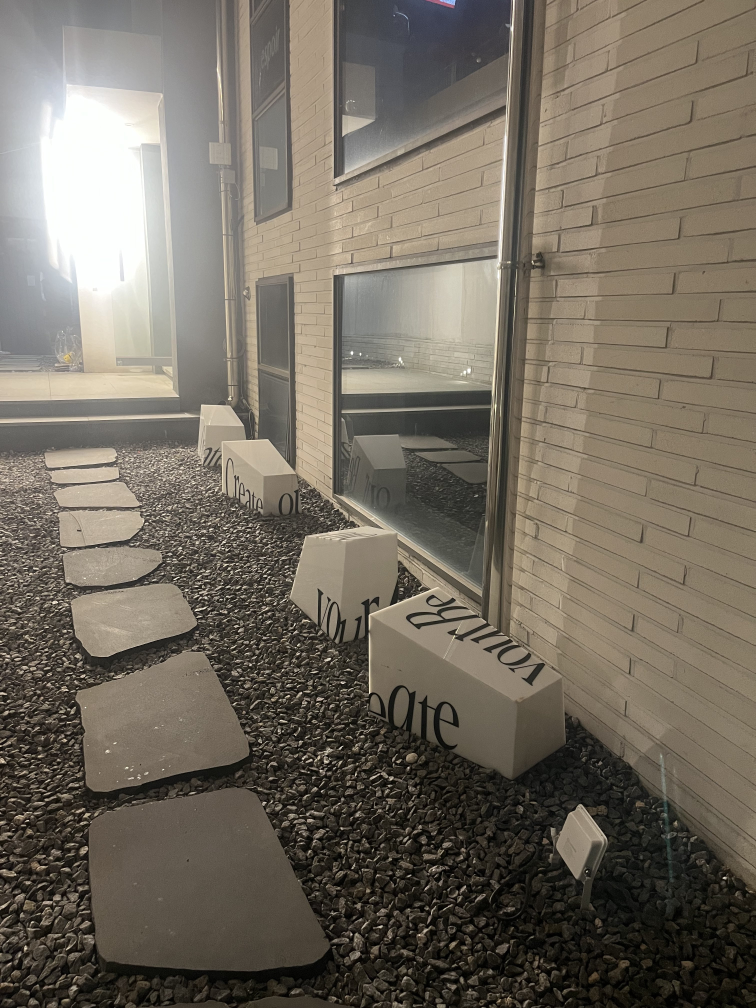
#> input picture moodboard_htmls/assets/IMG_0415.jpg, 3024 x 4032 px, found by its file name (shown at 1/4 size); its folder holds 4 pictures in this run
$ python mass_shader_gen.py
#> lines starting #> are read from the running program, lines starting #| are printed output that depends on the picture
import os
import random
from PIL import Image

ASSETS_DIR = r"d:\GLSL bds\moodboard_htmls\assets"
OUTPUT_DIR = r"d:\GLSL bds\moodboard_htmls"
GLSL_DIR = r"d:\GLSL bds"

def get_dominant_colors(image_path):
    try:
        img = Image.open(image_path)
#> img is the input picture: PIL image 3024x4032 RGB; mean R, G, B 116.3, 108.7, 96.8
        img = img.resize((50, 50))  # downsample
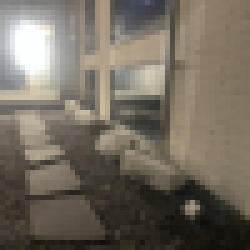
#> img: PIL image 50x50 RGB (shown 5 times larger); mean R, G, B 116.3, 108.7, 96.8
        colors = img.getcolors(2500)
#> colors = 1944 items
        colors.sort(key=lambda x: x[0], reverse=True)
        # get top 3 colors
        top_colors = [c[1] for c in colors[:3]]
#> top_colors = [(253, 255, 254), (134, 120, 99), (140, 125, 104)]
        # ensure we have 3, fallback if not
        while len(top_colors) < 3:
            top_colors.append((128, 128, 128))
#> this loop made 0 passes
        return [(c[0]/255.0, c[1]/255.0, c[2]/255.0) for c in top_colors]
    except Exception:
        return [(0.5, 0.5, 0.5), (0.2, 0.2, 0.2), (0.8, 0.8, 0.8)]

patterns = [
    # Pattern 0: Wavy bands
    """
    vec2 p = (gl_FragCoord.xy / iResolution.xy) * 2.0 - 1.0;
    p.x *= iResolution.x / iResolution.y;
    float n = sin(p.x * 10.0 + iTime) * 0.5 + sin(p.y * 15.0) * 0.5;
    vec3 c1 = vec3({c1_r}, {c1_g}, {c1_b});
    vec3 c2 = vec3({c2_r}, {c2_g}, {c2_b});
    vec3 c3 = vec3({c3_r}, {c3_g}, {c3_b});
    vec3 col = mix(c1, c2, smoothstep(-0.5, 0.5, n));
    col = mix(col, c3, smoothstep(0.0, 1.0, sin(p.x*20.0 + p.y*20.0)));
    gl_FragColor = vec4(col, 1.0);
    """,
    # Pattern 1: Circular ripples
    """
    vec2 p = (gl_FragCoord.xy / iResolution.xy) * 2.0 - 1.0;
    p.x *= iResolution.x / iResolution.y;
    float r = length(p);
    float n = sin(r * 20.0 - iTime * 2.0);
    vec3 c1 = vec3({c1_r}, {c1_g}, {c1_b});
    vec3 c2 = vec3({c2_r}, {c2_g}, {c2_b});
    vec3 col = mix(c1, c2, smoothstep(-0.2, 0.2, n));
    if(fract(p.x * 5.0) < 0.1 || fract(p.y * 5.0) < 0.1) col *= 0.8;
    gl_FragColor = vec4(col, 1.0);
    """,
    # Pattern 2: Grid/Blocks
    """
    vec2 p = (gl_FragCoord.xy / iResolution.xy);
    vec2 grid = fract(p * 10.0);
    vec2 id = floor(p * 10.0);
    float n = fract(sin(dot(id, vec2(12.9898, 78.233))) * 43758.5453);
    vec3 c1 = vec3({c1_r}, {c1_g}, {c1_b});
    vec3 c2 = vec3({c2_r}, {c2_g}, {c2_b});
    vec3 c3 = vec3({c3_r}, {c3_g}, {c3_b});
    vec3 col = c1;
    if(n > 0.3) col = c2;
    if(n > 0.6) col = c3;
    if(grid.x < 0.05 || grid.y < 0.05) col *= 0.5; // dark grid lines
    gl_FragColor = vec4(col, 1.0);
    """,
    # Pattern 3: Organic Blobs
    """
    vec2 p = (gl_FragCoord.xy / iResolution.xy) * 2.0 - 1.0;
    p.x *= iResolution.x / iResolution.y;
    float n = length(p - vec2(sin(iTime)*0.5, cos(iTime*0.8)*0.5)) - 0.4;
    float n2 = length(p - vec2(cos(iTime*1.2)*0.5, sin(iTime*0.9)*0.5)) - 0.3;
    vec3 c1 = vec3({c1_r}, {c1_g}, {c1_b});
    vec3 c2 = vec3({c2_r}, {c2_g}, {c2_b});
    vec3 c3 = vec3({c3_r}, {c3_g}, {c3_b});
    vec3 col = c1;
    if(n < 0.0) col = c2;
    if(n2 < 0.0) col = c3;
    gl_FragColor = vec4(col, 1.0);
    """
]

count = 0
for filename in os.listdir(ASSETS_DIR):
    if not filename.lower().endswith('.jpg'): continue
    base_name = os.path.splitext(filename)[0]
    html_path = os.path.join(OUTPUT_DIR, f"{base_name}.html")

    # Check if it needs converting (if it's not a proper shader)
    needs_conversion = False
    if os.path.exists(html_path):
        with open(html_path, "r", encoding="utf-8") as f:
            content = f.read()
            if "gl_FragColor" not in content or "Generic Preview" in content:
                needs_conversion = True
    else:
        needs_conversion = True

    if needs_conversion:
        # Generate procedural shader!
        img_path = os.path.join(ASSETS_DIR, filename)
        colors = get_dominant_colors(img_path)
#> colors = [(0.992, 1, 0.996), (0.525, 0.471, 0.388), (0.549, 0.49, 0.408)]

        c1, c2, c3 = colors[0], colors[1], colors[2]
#> c1 = (0.992, 1, 0.996); c2 = (0.525, 0.471, 0.388); c3 = (0.549, 0.49, 0.408)

        # Pick pattern based on hash of filename
        seed = sum(ord(c) for c in base_name)
        pattern = patterns[seed % len(patterns)]

        glsl_code = "void main() {\n" + pattern.format(
            c1_r=c1[0], c1_g=c1[1], c1_b=c1[2],
            c2_r=c2[0], c2_g=c2[1], c2_b=c2[2],
            c3_r=c3[0], c3_g=c3[1], c3_b=c3[2]
        ) + "\n}"

        glsl_filename = f"{base_name.replace('IMG_', '')}.glsl"
        glsl_filepath = os.path.join(GLSL_DIR, glsl_filename)

        with open(glsl_filepath, "w", encoding="utf-8") as f:
            f.write(glsl_code)

        print(f"Generated {glsl_filename}")
        count += 1
#> pass 2 of the loop `for filename in os.listdir(ASSETS_DIR):`:
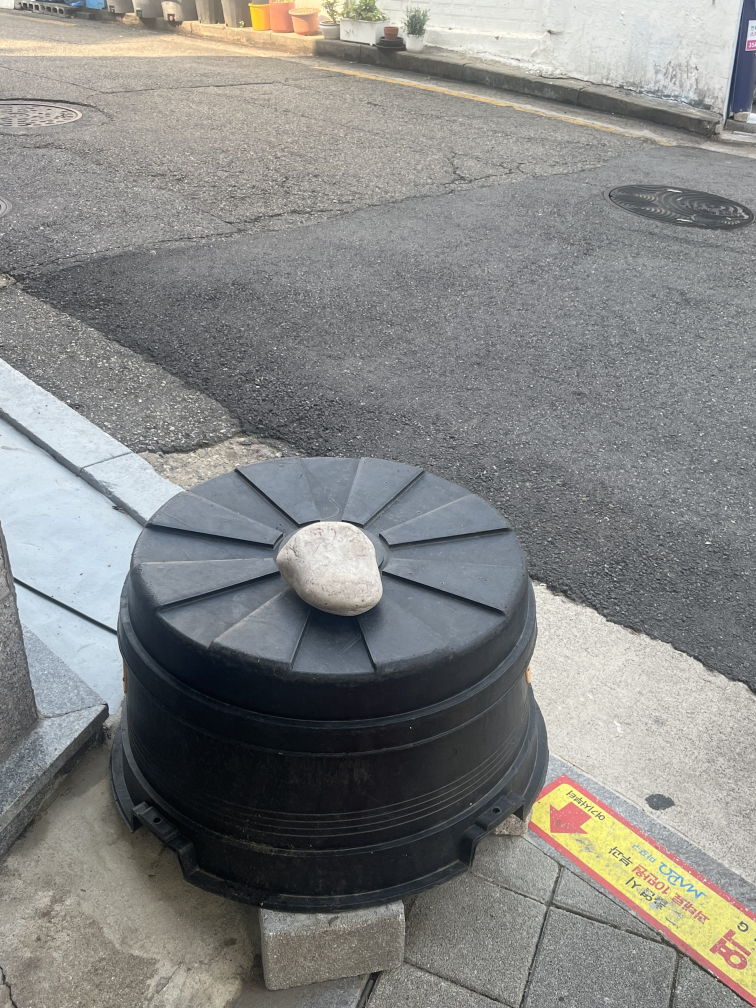
#> input picture moodboard_htmls/assets/IMG_0417.jpg, 3024 x 4032 px, found by its file name (shown at 1/4 size)
#> in get_dominant_colors, img is the input picture: PIL image 3024x4032 RGB; mean R, G, B 133.2, 133.7, 131.9
#> in get_dominant_colors (call 2), `img = img.resize((50, 50))`:
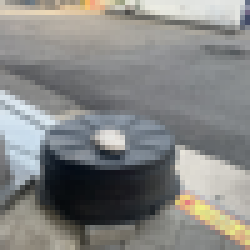
#> img: PIL image 50x50 RGB (shown 5 times larger); mean R, G, B 133.2, 133.7, 131.9
#> in get_dominant_colors (call 2), `colors = img.getcolors(2500)`: colors = 1977 items
#> top_colors = [(129, 133, 136), (146, 147, 149), (137, 141, 143)]
#> `colors = get_dominant_colors(img_path)`: colors = [(0.506, 0.522, 0.533), (0.573, 0.576, 0.584), (0.537, 0.553, 0.561)]
#> c1 = (0.506, 0.522, 0.533); c2 = (0.573, 0.576, 0.584); c3 = (0.537, 0.553, 0.561)
#> pass 3 of the loop `for filename in os.listdir(ASSETS_DIR):`:
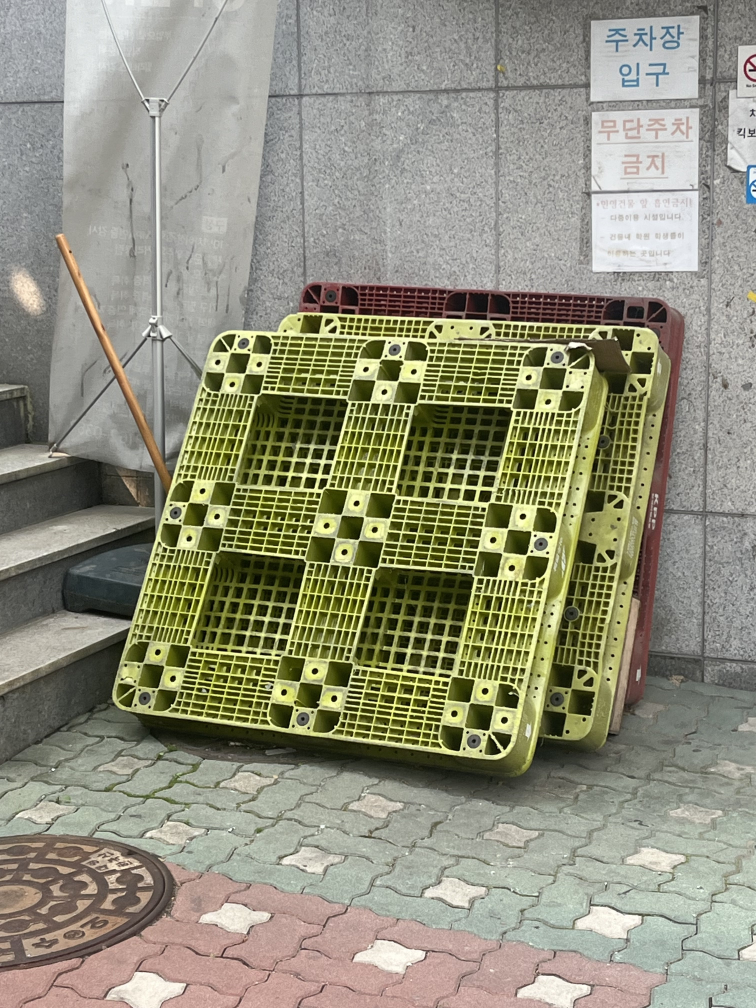
#> input picture moodboard_htmls/assets/IMG_0418.jpg, 3024 x 4032 px, found by its file name (shown at 1/4 size)
#> in get_dominant_colors, img is the input picture: PIL image 3024x4032 RGB; mean R, G, B 144.8, 143.9, 124
#> in get_dominant_colors (call 3), `img = img.resize((50, 50))`:
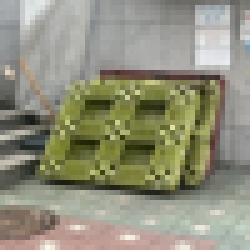
#> img: PIL image 50x50 RGB (shown 5 times larger); mean R, G, B 144.8, 143.9, 124
#> in get_dominant_colors (call 3), `colors = img.getcolors(2500)`: colors = 2226 items
#> top_colors = [(171, 171, 169), (172, 172, 170), (166, 167, 163)]
#> `colors = get_dominant_colors(img_path)`: colors = [(0.671, 0.671, 0.663), (0.675, 0.675, 0.667), (0.651, 0.655, 0.639)]
#> c1 = (0.671, 0.671, 0.663); c2 = (0.675, 0.675, 0.667); c3 = (0.651, 0.655, 0.639)
#> the loop made 4 passes; the first 3 are shown

print(f"Prepared {count} missing shaders.")
